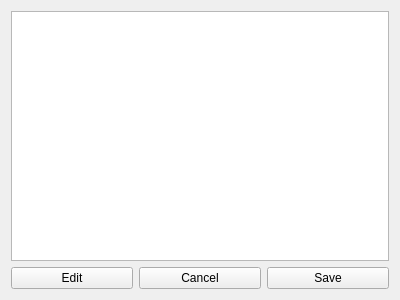
<?xml version="1.0" encoding="UTF-8"?>
<ui version="4.0">
 <class>qDMMLTextWidget</class>
 <widget class="qCjyxWidget" name="qDMMLTextWidget">
  <property name="geometry">
   <rect>
    <x>0</x>
    <y>0</y>
    <width>400</width>
    <height>300</height>
   </rect>
  </property>
  <property name="windowTitle">
   <string>Form</string>
  </property>
  <layout class="QVBoxLayout" name="verticalLayout">
   <item>
    <widget class="QTextEdit" name="TextEdit">
     <property name="font">
      <font>
       <family>Courier</family>
      </font>
     </property>
    </widget>
   </item>
   <item>
    <layout class="QHBoxLayout" name="ButtonLayout">
     <item>
      <widget class="QPushButton" name="EditButton">
       <property name="text">
        <string>Edit</string>
       </property>
       <property name="iconSize">
        <size>
         <width>12</width>
         <height>12</height>
        </size>
       </property>
      </widget>
     </item>
     <item>
      <widget class="QPushButton" name="CancelButton">
       <property name="enabled">
        <bool>true</bool>
       </property>
       <property name="text">
        <string>Cancel</string>
       </property>
      </widget>
     </item>
     <item>
      <widget class="QPushButton" name="SaveButton">
       <property name="enabled">
        <bool>true</bool>
       </property>
       <property name="text">
        <string>Save</string>
       </property>
      </widget>
     </item>
    </layout>
   </item>
  </layout>
 </widget>
 <customwidgets>
  <customwidget>
   <class>qCjyxWidget</class>
   <extends>QWidget</extends>
   <header>qCjyxWidget.h</header>
   <container>1</container>
  </customwidget>
 </customwidgets>
 <resources/>
 <connections/>
</ui>
